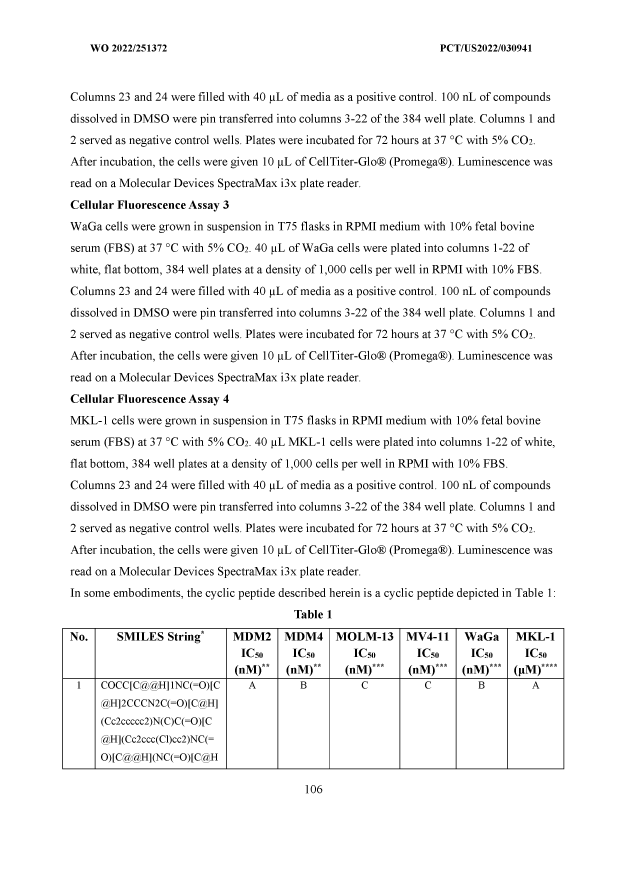
#> input picture data/raw/WO2022251372/golden_tables/000107.tif, 2478 x 3506 px (shown at 1/4 size)
$ python -i page_tables.py   (imports and definitions only)
#> lines starting #> are read from the running program, lines starting #| are printed output that depends on the picture; after the words box and inside, x2 and y2 are one past the last pixel; in counts of white or black regions, pixels touching at a corner belong together
#> further down, picture is the input picture: shape (3506, 2478, 3); 95.1% white; 1972 black regions (24 under 20 px), largest, box (x1, y1, x2, y2) and area: (249, 2512, 2257, 3077) 32528, (2110, 2529, 2180, 2562) 899, (281, 1664, 360, 1697) 874
"""Locate patent tables inside full-page raster documents.

Some patent inputs are already cropped to the table.  Others are full
300-dpi page scans that contain prose, headers, footnotes, and sometimes
more than one table.  The downstream cell extractor only needs a table
image, so this module performs the patent-independent page adaptation:

1. find long horizontal table rules;
2. inspect every band between adjacent rules;
3. keep the vertical rules that span most of that band;
4. group consecutive bands with the same column boundaries.

The result is a crop and the column boundaries measured in that crop.
No chemical or OCR decisions are made here.
"""

from __future__ import annotations

from dataclasses import dataclass
from typing import Iterable

import cv2
import numpy as np


@dataclass(frozen=True)
class DetectedTable:
    """One table region, its column boundaries and its row bands.

    ``row_boundaries`` holds the y positions of the horizontal rules
    that delimit the table's rows, relative to the top of the table
    crop.  The first and last entries are the outer edges of the
    table, so consecutive pairs are the row bands.  Reusing the rules
    that were already measured for the column geometry is what makes
    the row split reliable on a table that holds a single data row:
    the old crop-level morphology fell back to "one big block"
    whenever it found fewer than two internal lines.
    """

    x1: int
    y1: int
    x2: int
    y2: int
    column_boundaries: tuple[int, ...]
    row_boundaries: tuple[int, ...] = ()

    @property
    def width(self) -> int:
        return self.x2 - self.x1

    @property
    def height(self) -> int:
        return self.y2 - self.y1

    @property
    def n_columns(self) -> int:
        return max(0, len(self.column_boundaries) - 1)

    def row_bands(self) -> list[tuple[int, int]]:
        """Return the ``(top, bottom)`` row bands of the table."""
        return list(
            zip(
                self.row_boundaries,
                self.row_boundaries[1:],
                strict=False,
            )
        )


def _cluster(values: Iterable[int], *, gap: int) -> list[int]:
    """Cluster sorted-ish integer positions separated by at most ``gap``."""
    items = sorted(int(value) for value in values)
    if not items:
        return []
    groups: list[list[int]] = [[items[0]]]
    for value in items[1:]:
        if value - groups[-1][-1] <= gap:
            groups[-1].append(value)
        else:
            groups.append([value])
    return [int(round(sum(group) / len(group))) for group in groups]


def horizontal_rules(
    image: np.ndarray,
    *,
    min_run_px: int = 700,
    min_line_px: int = 1000,
) -> list[int]:
    """Return y positions of long horizontal rules in page coordinates."""
#> called with min_run_px = 700, min_line_px = 1000
    if image is None or image.size == 0:
        return []
    gray = cv2.cvtColor(image, cv2.COLOR_BGR2GRAY)
    binary = (gray < 200).astype(np.uint8)
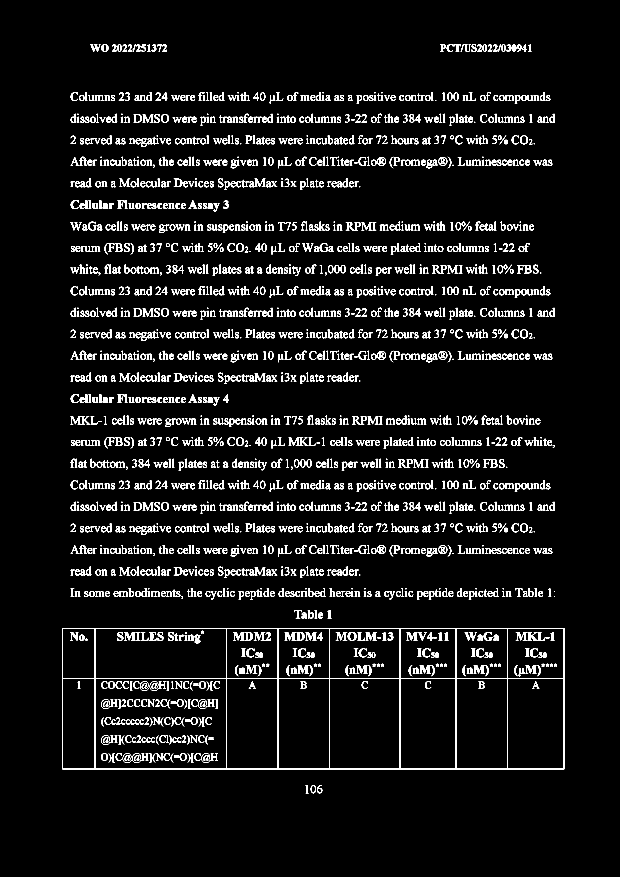
#> binary: shape (3506, 2478) (shown at 1/4 size); values 0 (black) and 1 (white), 4.9% white; 1972 white regions (24 under 20 px), largest, box (x1, y1, x2, y2) and area: (249, 2512, 2257, 3077) 32528, (2110, 2529, 2180, 2562) 899, (281, 1664, 360, 1697) 874
    kernel = cv2.getStructuringElement(
        cv2.MORPH_RECT, (max(1, min_run_px), 1)
    )
    lines = cv2.morphologyEx(binary, cv2.MORPH_OPEN, kernel)
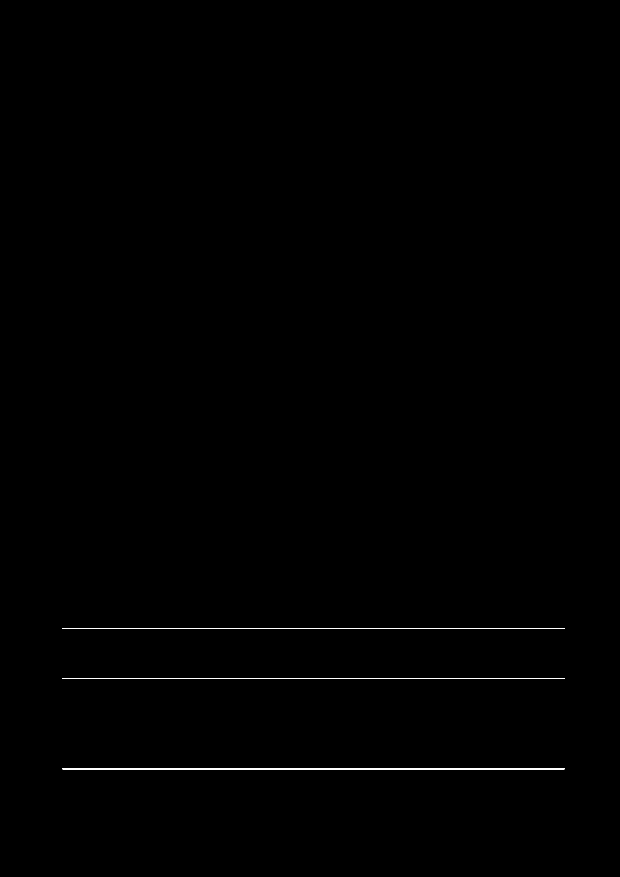
#> lines: shape (3506, 2478) (shown at 1/4 size); values 0 (black) and 1 (white), 0.21% white; 3 white regions, box (x1, y1, x2, y2) and area: (250, 2512, 2258, 2515) 6024, (250, 2713, 2258, 2716) 6024, (250, 3074, 2258, 3077) 6024

    height, width = lines.shape
#> height = 3506; width = 2478
    # The long rule must occupy a useful part of the page.  Looking at
    # the central 84% also avoids treating a short underline in the page
    # header as a table rule.
    x1 = int(width * 0.08)
#> x1 = 198
    x2 = int(width * 0.92)
#> x2 = 2279
    counts = lines[:, x1:x2].sum(axis=1)
#> counts = 3506 values, max 2008 at index 2512, min 0 at index 0, mean 5.15
    ys = np.where(counts >= min_line_px)[0]
#> ys = [2512, 2513, 2514, 2713, 2714, 2715, 3074, 3075, 3076]
    return _cluster((int(value) for value in ys), gap=10)


def vertical_boundaries(
    band: np.ndarray,
    *,
    min_height_ratio: float = 0.55,
) -> list[int]:
    """Return vertical rules that span most of one horizontal band."""
    if band is None or band.size == 0:
        return []
    gray = cv2.cvtColor(band, cv2.COLOR_BGR2GRAY)
    binary = (gray < 200).astype(np.uint8)
    height = binary.shape[0]
    kernel_height = max(8, int(height * min_height_ratio))
    kernel = cv2.getStructuringElement(
        cv2.MORPH_RECT, (1, kernel_height)
    )
    lines = cv2.morphologyEx(binary, cv2.MORPH_OPEN, kernel)
    counts = lines.sum(axis=0)
    xs = np.where(counts >= int(height * 0.45))[0]
    return _cluster((int(value) for value in xs), gap=8)


def _same_boundaries(
    left: tuple[int, ...],
    right: tuple[int, ...],
    *,
    tolerance: int = 12,
) -> bool:
    return (
        len(left) == len(right)
        and all(
            abs(a - b) <= tolerance
            for a, b in zip(left, right, strict=True)
        )
    )


def locate_page_tables(
    image: np.ndarray,
    *,
    min_bands: int = 2,
) -> list[DetectedTable]:
    """Locate one or more ruled tables in a full-page patent scan.

    A table is emitted only when at least two consecutive horizontal
    bands share the same column boundaries.  That requirement filters
    out isolated underlines and prose while allowing a header plus one
    data row.
    """
    rules = horizontal_rules(image)
#> rules = [2513, 2714, 3075]
    if len(rules) < 2:
        return []

    bands: list[tuple[int, int, tuple[int, ...]]] = []
    for y1, y2 in zip(rules, rules[1:], strict=False):
        if y2 - y1 < 20:
            continue
        boundaries = tuple(vertical_boundaries(image[y1:y2, :]))
        if len(boundaries) >= 2:
            bands.append((y1, y2, boundaries))
#> this loop made 2 passes
#> (y1, y2, height in vertical_boundaries, kernel_height in vertical_boundaries, boundaries) on passes 1 to 2: (2513, 2714, 201, 110, (250, 380, 905, 1111, 1318, 1599, 1824, 2030, 2255)), (2714, 3075, 361, 198, (250, 380, 905, 1111, 1318, 1599, 1824, 2030, 2255))
#> pass 1, in vertical_boundaries, `gray = cv2.cvtColor(band, cv2.COLOR_BGR2GRAY)`:
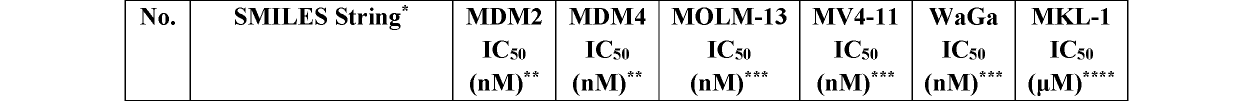
#> gray: shape (201, 2478) (shown at 1/2 size); 91% white; 112 black regions, largest, box (x1, y1, x2, y2) and area: (249, 0, 2257, 201) 11172, (2110, 16, 2180, 49) 899, (496, 16, 542, 49) 665
#> pass 1, in vertical_boundaries, `binary = (gray < 200).astype(np.uint8)`:
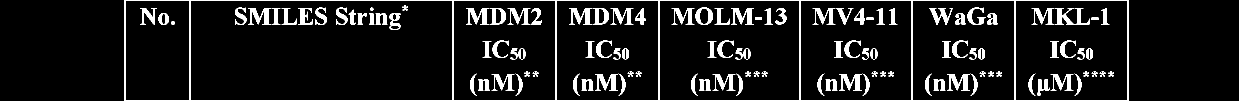
#> binary: shape (201, 2478) (shown at 1/2 size); values 0 (black) and 1 (white), 9% white; 112 white regions, largest, box (x1, y1, x2, y2) and area: (249, 0, 2257, 201) 11172, (2110, 16, 2180, 49) 899, (496, 16, 542, 49) 665
#> pass 1, in vertical_boundaries, `lines = cv2.morphologyEx(binary, cv2.MORPH_OPEN, kernel)`:
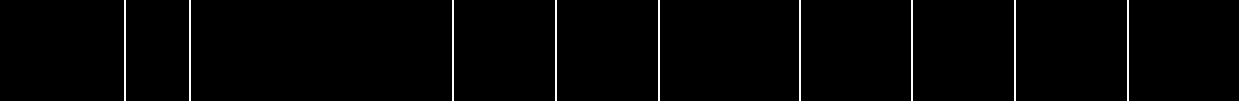
#> lines: shape (201, 2478) (shown at 1/2 size); values 0 (black) and 1 (white), 1% white; 9 white regions, largest, box (x1, y1, x2, y2) and area: (249, 0, 252, 201) 603, (379, 0, 382, 201) 603, (904, 0, 907, 201) 603
#> pass 2, in vertical_boundaries (call 2), `gray = cv2.cvtColor(band, cv2.COLOR_BGR2GRAY)`:
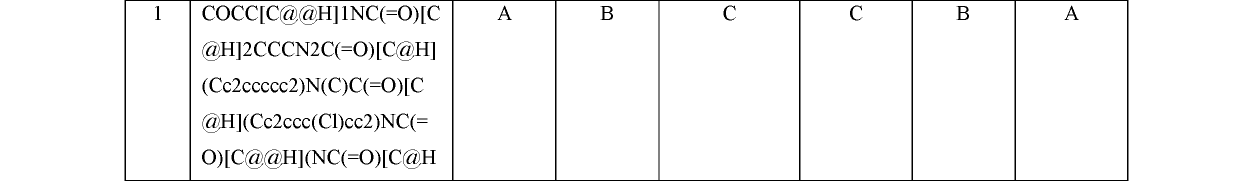
#> gray: shape (361, 2478) (shown at 1/2 size); 96.1% white; 110 black regions, largest, box (x1, y1, x2, y2) and area: (249, 0, 2257, 361) 15332, (599, 11, 664, 50) 580, (405, 83, 470, 122) 580
#> after the loop, bands = [(2513, 2714, (250, 380, 905, 1111, 1318, 1599, 1824, 2030, 2255)), (2714, 3075, (250, 380, 905, 1111, 1318, 1599, 1824, 2030, 2255))]

    groups: list[list[tuple[int, int, tuple[int, ...]]]] = []
    for band in bands:
        if (
            groups
            and _same_boundaries(groups[-1][-1][2], band[2])
        ):
            groups[-1].append(band)
        else:
            groups.append([band])
#> this loop made 2 passes
#> after the loop, groups = 1 item

    tables: list[DetectedTable] = []
#> tables = []
    for group in groups:
        if len(group) < min_bands:
            continue
        boundaries = group[0][2]
        x1 = boundaries[0]
        x2 = boundaries[-1]
        top = group[0][0]
        bottom = group[-1][1]
        tables.append(
            DetectedTable(
                x1=x1,
                y1=top,
                x2=x2,
                y2=bottom,
                column_boundaries=tuple(
                    boundary - x1 for boundary in boundaries
                ),
                # The horizontal rules of the group, relative to the
                # table crop.  ``group`` is a run of consecutive
                # bands, so the rule positions are the band tops plus
                # the bottom edge of the last band.
                row_boundaries=tuple(
                    [band[0] - top for band in group]
                    + [bottom - top]
                ),
            )
        )
#> this loop made 1 pass
#> (boundaries, x1, x2, top, bottom) on pass 1: ((250, 380, 905, 1111, 1318, 1599, 1824, 2030, 2255), 250, 2255, 2513, 3075)
#> after the loop, tables = 1 item
    return tables


__all__ = [
    "DetectedTable",
    "horizontal_rules",
    "locate_page_tables",
    "vertical_boundaries",
]

>>> import cv2
>>> picture = cv2.imread('../../../data/raw/WO2022251372/golden_tables/000107.tif')
>>> result = locate_page_tables(picture)
#> result = 1 item

$ run again, on data/raw/WO2022251372/golden_tables/000108.tif
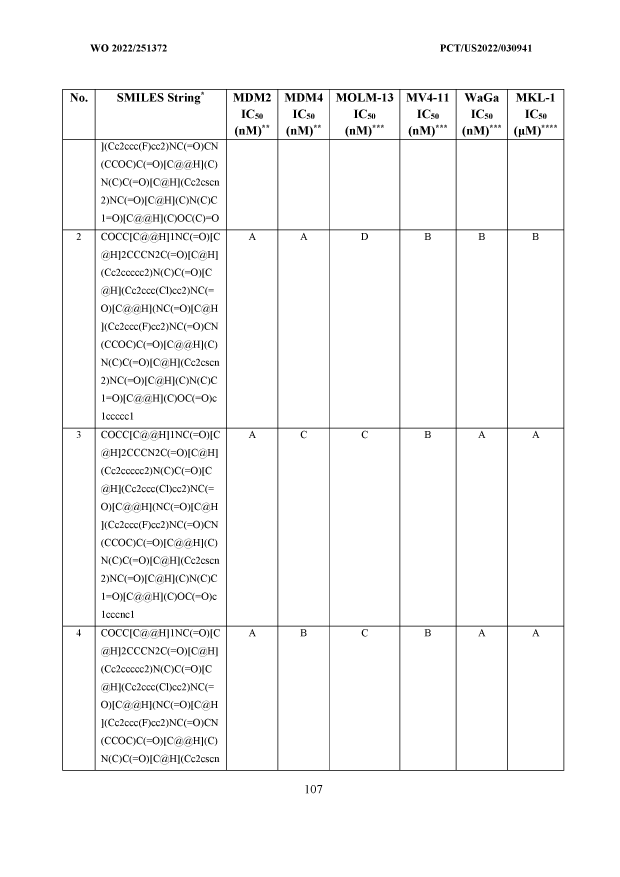
#> input picture data/raw/WO2022251372/golden_tables/000108.tif, 2478 x 3506 px (shown at 1/4 size)
#> picture is the input picture: shape (3506, 2478, 3); 96.9% white; 887 black regions, largest, box (x1, y1, x2, y2) and area: (249, 356, 2257, 3083) 106578, (2110, 373, 2180, 406) 899, (496, 373, 542, 406) 665
#> in horizontal_rules, `lines = cv2.morphologyEx(binary, cv2.MORPH_OPEN, kernel)`:
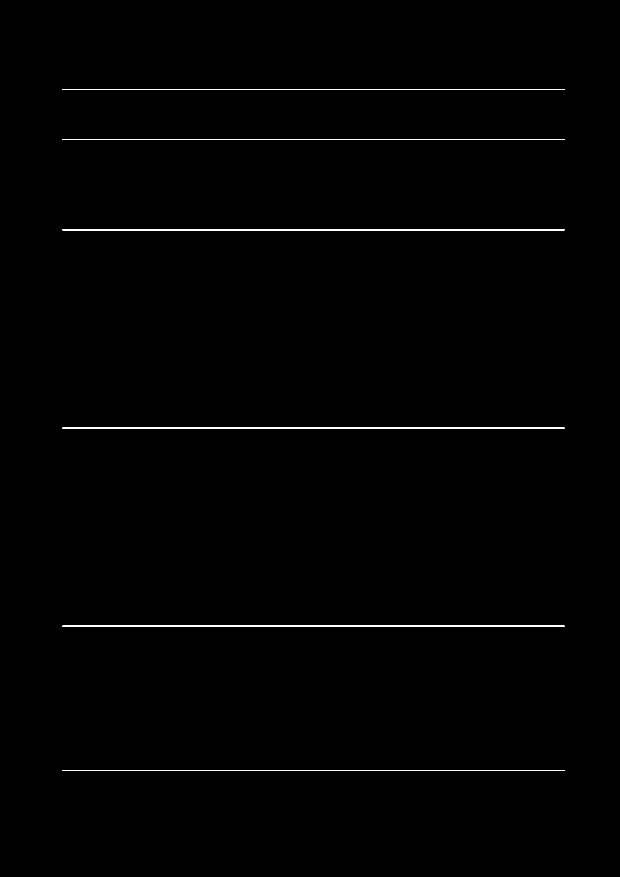
#> lines: shape (3506, 2478) (shown at 1/4 size); values 0 (black) and 1 (white), 0.42% white; 6 white regions, box (x1, y1, x2, y2) and area: (250, 356, 2258, 359) 6024, (250, 557, 2258, 560) 6024, (250, 918, 2258, 921) 6024, (250, 1711, 2258, 1714) 6024, (250, 2503, 2258, 2506) 6024, (250, 3080, 2258, 3083) 6024
#> counts = 3506 values, max 2008 at index 356, min 0 at index 0, mean 10.31
#> ys = 18 values from 356 to 3082
#> rules = [357, 558, 919, 1712, 2504, 3081]
#> the loop in locate_page_tables, `for y1, y2 in zip(rules, rules[1:], strict=False):` made 5 passes
#> (y1, y2, height in vertical_boundaries, kernel_height in vertical_boundaries) on passes 1 to 5: (357, 558, 201, 110), (558, 919, 361, 198), (919, 1712, 793, 436), (1712, 2504, 792, 435), (2504, 3081, 577, 317)
#> pass 2, in vertical_boundaries (call 2), `gray = cv2.cvtColor(band, cv2.COLOR_BGR2GRAY)`:
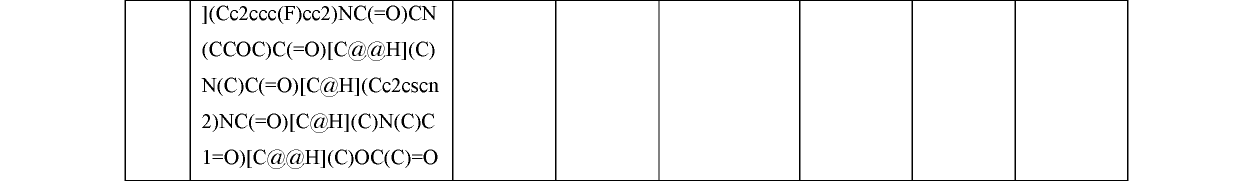
#> gray: shape (361, 2478) (shown at 1/2 size); 96.3% white; 112 black regions, largest, box (x1, y1, x2, y2) and area: (249, 0, 2257, 361) 15332, (621, 227, 686, 266) 580, (697, 83, 733, 122) 290
#> after the loop in locate_page_tables, `for y1, y2 in zip(rules, rules[1:], strict=False):`: bands = 5 items
#> the loop in locate_page_tables, `for band in bands:` made 5 passes
#> after the loop in locate_page_tables, `for band in bands:`: groups = 1 item
#> in locate_page_tables, `tables: list[DetectedTable] = []`: tables = []
#> the loop in locate_page_tables, `for group in groups:` made 1 pass
#> (boundaries, x1, x2, top, bottom) on pass 1: ((250, 380, 905, 1111, 1318, 1599, 1824, 2030, 2255), 250, 2255, 357, 3081)
#> after the loop in locate_page_tables, `for group in groups:`: tables = 1 item
